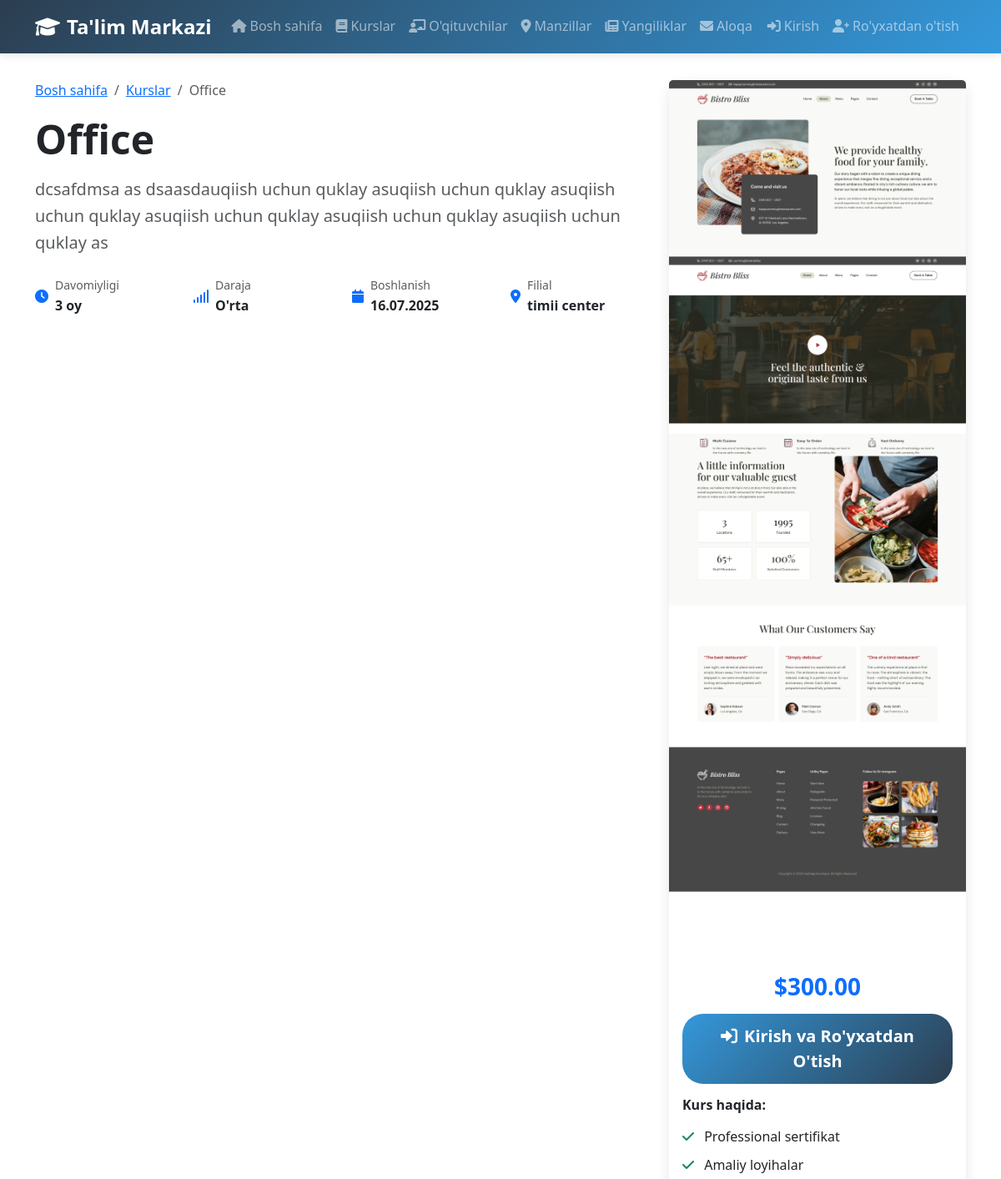
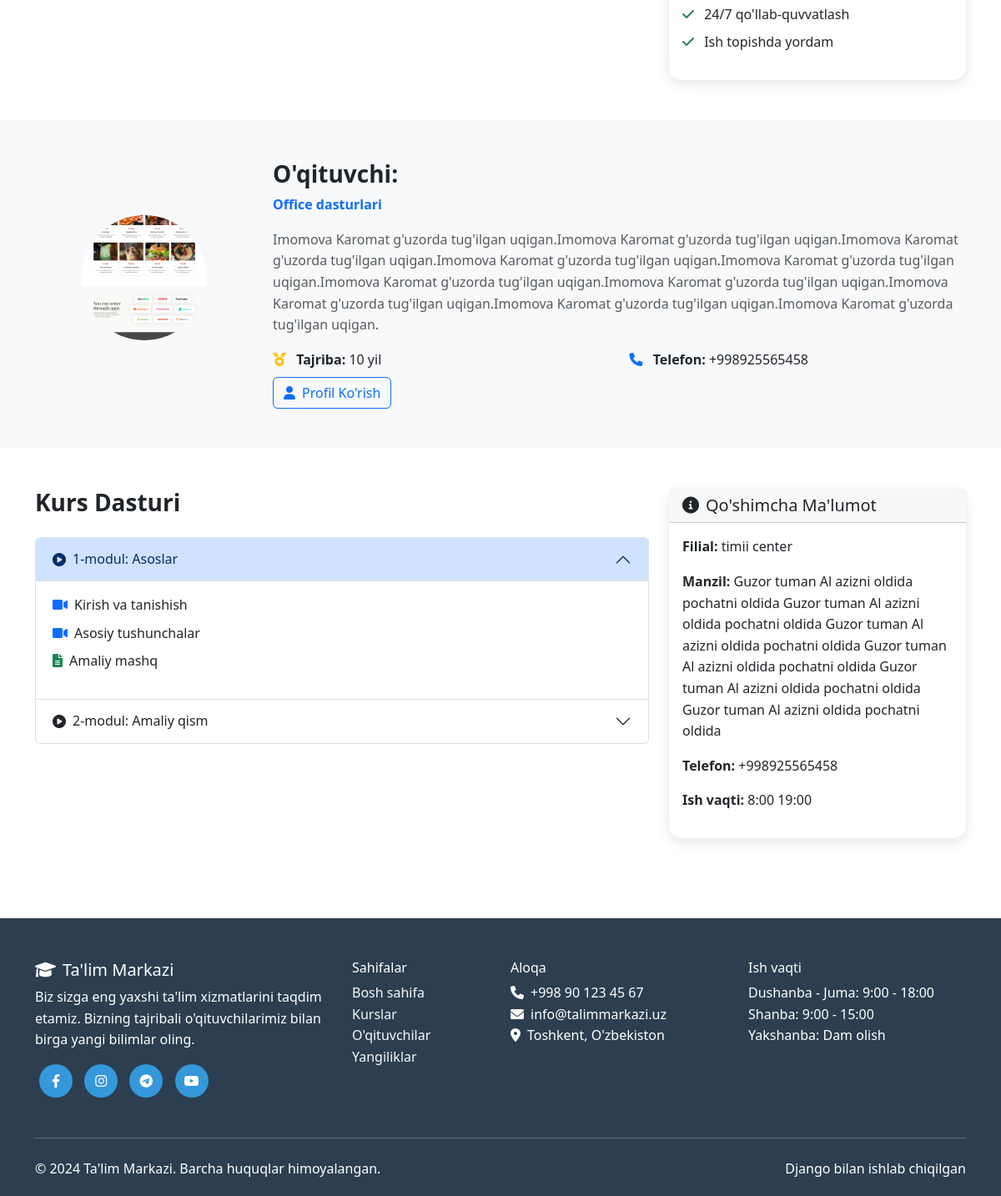
The app's page /course/1/ with its own data (2 pictures, top to bottom).
### main/models.py (models this page shows, shortened)
class Course(models.Model):
    LEVEL_CHOICES = [
        ('beginner', 'Boshlang\'ich'),
        ('intermediate', 'O\'rta'),
        ('advanced', 'Yuqori'),
    ]
    name = models.CharField(max_length=200, verbose_name="Kurs nomi")
    description = models.TextField(verbose_name="Tavsif")
    price = models.DecimalField(max_digits=10, decimal_places=2, verbose_name="Narx")
    duration = models.PositiveIntegerField(verbose_name="Davomiyligi (oy)")
    level = models.CharField(max_length=20, choices=LEVEL_CHOICES, verbose_name="Daraja")
    teacher = models.ForeignKey(Teacher, on_delete=models.CASCADE, verbose_name="O'qituvchi")
    branch = models.ForeignKey(Branch, on_delete=models.CASCADE, verbose_name="Filial")
    start_date = models.DateField(verbose_name="Boshlanish sanasi")
    image = models.ImageField(upload_to='courses/', verbose_name="Rasm")
    is_popular = models.BooleanField(default=False, verbose_name="Mashhur kurs")
    created_at = models.DateTimeField(auto_now_add=True)
    class Meta:
        verbose_name = "Kurs"
        verbose_name_plural = "Kurslar"

class Branch(models.Model):
    name = models.CharField(max_length=200, verbose_name="Filial nomi")
    address = models.TextField(verbose_name="Manzil")
    phone = models.CharField(max_length=20, verbose_name="Telefon")
    email = models.EmailField(verbose_name="Email")
    working_hours = models.CharField(max_length=100, verbose_name="Ish vaqti")
    latitude = models.FloatField(verbose_name="Kenglik", null=True, blank=True)
    longitude = models.FloatField(verbose_name="Uzunlik", null=True, blank=True)
    image = models.ImageField(upload_to='branches/', verbose_name="Rasm", null=True, blank=True)
    created_at = models.DateTimeField(auto_now_add=True)
    class Meta:
        verbose_name = "Filial"
        verbose_name_plural = "Filiallar"

class Teacher(models.Model):
    user = models.OneToOneField(User, on_delete=models.CASCADE)
    bio = models.TextField(verbose_name="Biografiya")
    experience = models.PositiveIntegerField(verbose_name="Tajriba (yil)")
    subject = models.CharField(max_length=200, verbose_name="Fan")
    image = models.ImageField(upload_to='teachers/', verbose_name="Rasm")
    phone = models.CharField(max_length=20, verbose_name="Telefon")
    created_at = models.DateTimeField(auto_now_add=True)
    class Meta:
        verbose_name = "O'qituvchi"
        verbose_name_plural = "O'qituvchilar"

### main/views.py (the view, shortened to what this page needs)
# urls.py: path('course/<int:pk>/', views.course_detail, name='course_detail'),
def course_detail(request, pk):
    course = get_object_or_404(Course, pk=pk)
    is_enrolled = False
    if request.user.is_authenticated:
        is_enrolled = Enrollment.objects.filter(
            user=request.user,
            course=course
        ).exists()
    context = {
        'course': course,
        'is_enrolled': is_enrolled,
    }
    return render(request, 'main/course_detail.html', context)

### templates/main/course_detail.html (shortened to what this page needs)
{% extends 'base.html' %}
{% block content %}
<section class="py-5 mt-5">
    <div class="container">
        <div class="row">
            <div class="col-lg-8">
                <nav aria-label="breadcrumb">
                    <ol class="breadcrumb">
                        <li class="breadcrumb-item"><a href="{% url 'home' %}">Bosh sahifa</a></li>
                        <li class="breadcrumb-item"><a href="{% url 'courses' %}">Kurslar</a></li>
                        <li class="breadcrumb-item active">{{ course.name }}</li>
                    </ol>
                </nav>
                <h1 class="display-5 fw-bold mb-3" data-aos="fade-up">{{ course.name }}</h1>
                <p class="lead text-muted mb-4" data-aos="fade-up" data-aos-delay="100">{{ course.description }}</p>
                <div class="course-meta mb-4" data-aos="fade-up" data-aos-delay="200">
                    <div class="row">
                        <div class="col-md-3 mb-3">
                            <div class="d-flex align-items-center">
                                <i class="fas fa-clock text-primary me-2"></i>
                                <div>
                                    <small class="text-muted d-block">Davomiyligi</small>
                                    <strong>{{ course.duration }} oy</strong>
                                </div>
                            </div>
                        </div>
                        <div class="col-md-3 mb-3">
                            <div class="d-flex align-items-center">
                                <i class="fas fa-signal text-primary me-2"></i>
                                <div>
                                    <small class="text-muted d-block">Daraja</small>
                                    <strong>{{ course.get_level_display }}</strong>
                                </div>
                            </div>
                        </div>
                        <div class="col-md-3 mb-3">
                            <div class="d-flex align-items-center">
                                <i class="fas fa-calendar text-primary me-2"></i>
                                <div>
                                    <small class="text-muted d-block">Boshlanish</small>
                                    <strong>{{ course.start_date|date:"d.m.Y" }}</strong>
                                </div>
                            </div>
                        </div>
                        <div class="col-md-3 mb-3">
                            <div class="d-flex align-items-center">
                                <i class="fas fa-map-marker-alt text-primary me-2"></i>
                                <div>
                                    <small class="text-muted d-block">Filial</small>
                                    <strong>{{ course.branch.name }}</strong>
                                </div>
                            </div>
                        </div>
                    </div>
                </div>
            </div>
            <div class="col-lg-4">
                <div class="card sticky-top" style="top: 100px;" data-aos="fade-left">
                    {% if course.image %}
                        <img src="{{ course.image.url }}" class="card-img-top" alt="{{ course.name }}">
                    {% else %}
                        <img src="/placeholder.svg?height=250&width=400" class="card-img-top" alt="{{ course.name }}">
                    {% endif %}
                    <div class="card-body text-center">
                        <h3 class="text-primary fw-bold mb-3">${{ course.price }}</h3>
                        {% if user.is_authenticated %}
                            {% if is_enrolled %}
                                <div class="alert alert-success">
                                    <i class="fas fa-check-circle me-2"></i>
                                    Siz bu kursga ro'yxatdan o'tgansiz
                                </div>
                            {% else %}
                                <form method="POST">
                                    {% csrf_token %}
                                    <button type="submit" class="btn btn-primary btn-lg w-100 mb-3">
                                        <i class="fas fa-user-plus me-2"></i>Ro'yxatdan O'tish
                                    </button>
                                </form>
                            {% endif %}
                        {% else %}
                            <a href="{% url 'login' %}" class="btn btn-primary btn-lg w-100 mb-3">
                                <i class="fas fa-sign-in-alt me-2"></i>Kirish va Ro'yxatdan O'tish
                            </a>
                        {% endif %}
                        <div class="text-start">
                            <h6 class="fw-bold mb-3">Kurs haqida:</h6>
                            <ul class="list-unstyled">
                                <li class="mb-2">
                                    <i class="fas fa-check text-success me-2"></i>
                                    Professional sertifikat
                                </li>
                                <li class="mb-2">
                                    <i class="fas fa-check text-success me-2"></i>
                                    Amaliy loyihalar
                                </li>
                                <li class="mb-2">
                                    <i class="fas fa-check text-success me-2"></i>
                                    24/7 qo'llab-quvvatlash
                                </li>
                                <li class="mb-2">
                                    <i class="fas fa-check text-success me-2"></i>
                                    Ish topishda yordam
                                </li>
                            </ul>
                        </div>
                    </div>
                </div>
            </div>
        </div>
    </div>
</section>
<section class="py-5 bg-light">
    <div class="container">
        <div class="row align-items-center">
            <div class="col-lg-3 text-center mb-4 mb-lg-0" data-aos="fade-right">
                {% if course.teacher.image %}
                    <img src="{{ course.teacher.image.url }}" class="rounded-circle img-fluid mb-3"
                         style="width: 150px; height: 150px; object-fit: cover;" alt="{{ course.teacher.user.get_full_name }}">
                {% else %}
                    <div class="rounded-circle bg-primary text-white d-flex align-items-center justify-content-center mx-auto mb-3"
                         style="width: 150px; height: 150px; font-size: 3rem;">
                        {{ course.teacher.user.first_name.0 }}{{ course.teacher.user.last_name.0 }}
                    </div>
                {% endif %}
            </div>
            <div class="col-lg-9" data-aos="fade-left">
                <h3 class="fw-bold mb-2">O'qituvchi: {{ course.teacher.user.get_full_name }}</h3>
                <p class="text-primary fw-bold mb-3">{{ course.teacher.subject }}</p>
                <p class="text-muted mb-3">{{ course.teacher.bio }}</p>
                <div class="row">
                    <div class="col-md-6">
                        <p class="mb-2">
                            <i class="fas fa-medal text-warning me-2"></i>
                            <strong>Tajriba:</strong> {{ course.teacher.experience }} yil
                        </p>
                    </div>
                    <div class="col-md-6">
                        <p class="mb-2">
                            <i class="fas fa-phone text-primary me-2"></i>
                            <strong>Telefon:</strong> {{ course.teacher.phone }}
                        </p>
                    </div>
                </div>
                <a href="{% url 'teacher_detail' course.teacher.pk %}" class="btn btn-outline-primary">
                    <i class="fas fa-user me-2"></i>Profil Ko'rish
                </a>
            </div>
        </div>
    </div>
</section>
<section class="py-5">
    <div class="container">
        <div class="row">
            <div class="col-lg-8">
                <h3 class="fw-bold mb-4" data-aos="fade-up">Kurs Dasturi</h3>
                <div class="accordion" id="courseAccordion" data-aos="fade-up" data-aos-delay="100">
                    <div class="accordion-item">
                        <h2 class="accordion-header">
                            <button class="accordion-button" type="button" data-bs-toggle="collapse" data-bs-target="#module1">
                                <i class="fas fa-play-circle me-2"></i>1-modul: Asoslar
                            </button>
                        </h2>
                        <div id="module1" class="accordion-collapse collapse show" data-bs-parent="#courseAccordion">
                            <div class="accordion-body">
                                <ul class="list-unstyled">
                                    <li class="mb-2"><i class="fas fa-video me-2 text-primary"></i>Kirish va tanishish</li>
                                    <li class="mb-2"><i class="fas fa-video me-2 text-primary"></i>Asosiy tushunchalar</li>
                                    <li class="mb-2"><i class="fas fa-file-alt me-2 text-success"></i>Amaliy mashq</li>
                                </ul>
                            </div>
                        </div>
                    </div>
                    <div class="accordion-item">
                        <h2 class="accordion-header">
                            <button class="accordion-button collapsed" type="button" data-bs-toggle="collapse" data-bs-target="#module2">
                                <i class="fas fa-play-circle me-2"></i>2-modul: Amaliy qism
                            </button>
                        </h2>
                    </div>
                </div>
            </div>
            <div class="col-lg-4">
                <div class="card" data-aos="fade-left">
                    <div class="card-header">
                        <h5 class="mb-0"><i class="fas fa-info-circle me-2"></i>Qo'shimcha Ma'lumot</h5>
                    </div>
                    <div class="card-body">
                        <p><strong>Filial:</strong> {{ course.branch.name }}</p>
                        <p><strong>Manzil:</strong> {{ course.branch.address }}</p>
                        <p><strong>Telefon:</strong> {{ course.branch.phone }}</p>
                        <p><strong>Ish vaqti:</strong> {{ course.branch.working_hours }}</p>
                    </div>
                </div>
            </div>
        </div>
    </div>
</section>
{% endblock %}

### records on screen
Course: name "Office", description "dcsafdmsa as dsaasdauqiish uchun quklay asuqiish uchun quklay asuqiish uchun quklay asuqiish uchun quklay asuqiish uchun quklay asuqiish uchun quklay as", duration "3", level "O'rta", start_date "16.07.2025", branch.name "timii center", image (picture), price "300.00", teacher.image (picture), teacher.subject "Office dasturlari", teacher.bio "Imomova Karomat g'uzorda tug'ilgan uqigan.Imomova Karomat g'uzorda tug'ilgan uqigan.Imomova Karomat g'uzorda tug'ilgan uqigan.Imomova Karomat g'uzorda tug'ilgan uqigan.Imomova Karomat g'uzorda tug'ilgan uqigan.Imomova Karomat g'uzorda tug'ilgan uqigan.Imomova Karomat g'uzorda tug'ilgan uqigan.Imomova Karomat g'uzorda tug'ilgan uqigan.Imomova Karomat g'uzorda tug'ilgan uqigan.Imomova Karomat g'uzorda tug'ilgan uqigan.", teacher.experience "10", teacher.phone "+998925565458", branch.address "Guzor tuman Al azizni oldida pochatni oldida Guzor tuman Al azizni oldida pochatni oldida Guzor tuman Al azizni oldida pochatni oldida Guzor tuman Al azizni oldida pochatni oldida Guzor tuman Al azizni oldida pochatni oldida Guzor tuman Al azizni oldida pochatni oldida", branch.phone "+998925565458", branch.working_hours "8:00 19:00"
